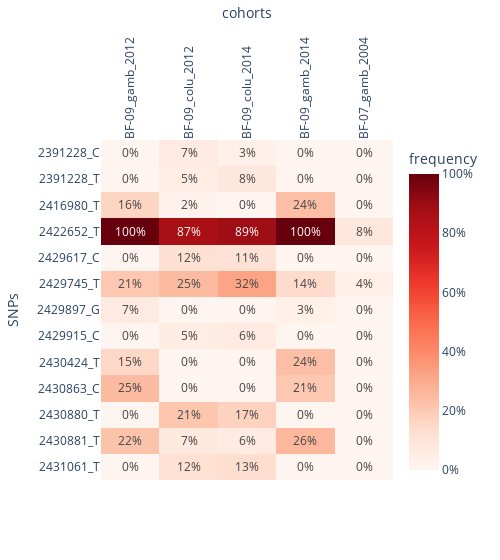

Notebook cell for this chart:
### Code cell
ag3.plot_frequencies_heatmap(
    df=snps_df, 
    index=["position", "alt_allele"],  
    y_label="SNPs",
    max_len=100, 
    colorbar=True, 
    width=500
)

### Figure 1 — Plotly figure (JSON) as saved in the notebook; plotly's stock layout.template omitted (floating-point values rounded to 4 significant figures)
{"data": [{"coloraxis": "coloraxis", "hovertemplate": "x: %{x}<br>y: %{y}<br>color: %{z}<extra></extra>", "name": "0", "texttemplate": "%{z:.0%}", "type": "heatmap", "x": ["BF-09_gamb_2012", "BF-09_colu_2012", "BF-09_colu_2014", "BF-09_gamb_2014", "BF-07_gamb_2004"], "xaxis": "x", "y": ["2391228_C", "2391228_T", "2416980_T", "2422652_T", "2429617_C", "2429745_T", "2429897_G", "2429915_C", "2430424_T", "2430863_C", "2430880_T", "2430881_T", "2431061_T"], "yaxis": "y", "z": [[0, 0.06707, 0.0283, 0, 0], [0, 0.05488, 0.08491, 0, 0], [0.1633, 0.01829, 0, 0.2391, 0], [1, 0.8659, 0.8868, 1, 0.07692], [0, 0.122, 0.1132, 0, 0], [0.2092, 0.25, 0.3208, 0.1413, 0.03846], [0.06633, 0, 0, 0.03261, 0], [0, 0.05488, 0.0566, 0, 0], [0.1531, 0, 0, 0.2391, 0], [0.25, 0, 0, 0.2065, 0], [0, 0.2134, 0.1698, 0, 0], [0.2245, 0.07317, 0.0566, 0.2609, 0], [0, 0.122, 0.1321, 0, 0]]}], "layout": {"coloraxis": {"cmax": 1, "cmin": 0, "colorbar": {"ticktext": ["0%", "20%", "40%", "60%", "80%", "100%"], "tickvals": [0, 0.2, 0.4, 0.6, 0.8, 1], "title": {"text": "frequency"}}, "colorscale": [[0, "rgb(255,245,240)"], [0.125, "rgb(254,224,210)"], [0.25, "rgb(252,187,161)"], [0.375, "rgb(252,146,114)"], [0.5, "rgb(251,106,74)"], [0.625, "rgb(239,59,44)"], [0.75, "rgb(203,24,29)"], [0.875, "rgb(165,15,21)"], [1, "rgb(103,0,13)"]]}, "margin": {"t": 60}, "width": 500, "xaxis": {"anchor": "y", "domain": [0, 1], "side": "top", "tickangle": -90, "title": {"text": "cohorts"}}, "yaxis": {"anchor": "x", "autorange": "reversed", "domain": [0, 1], "title": {"text": "SNPs"}}}}
